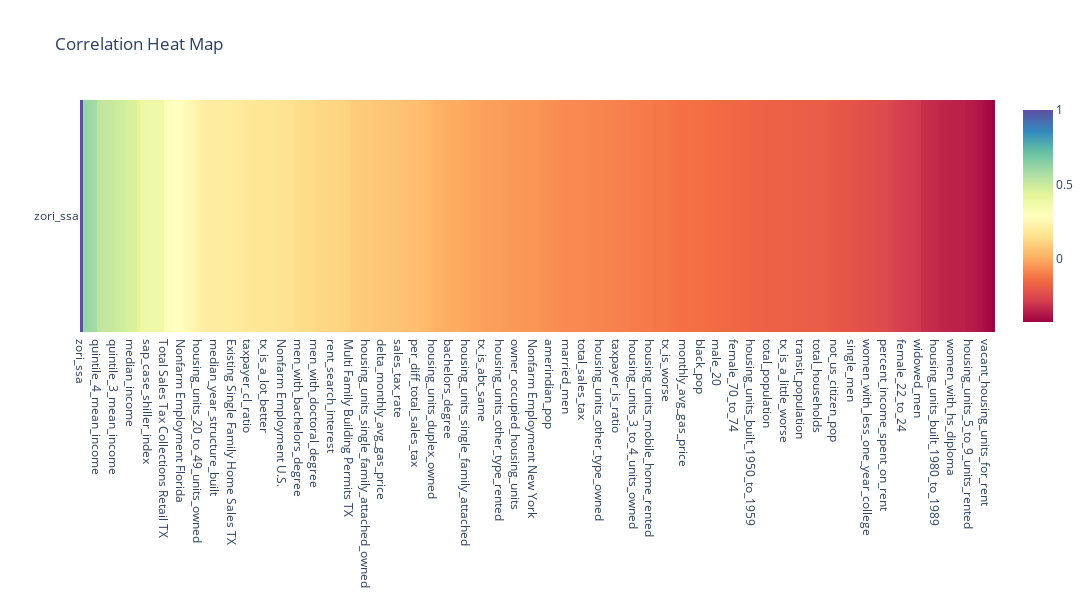

This figure's notebook cell:
### Code cell
corrs = merged.drop(['Time','zip_code'], axis = 1).corr()

px.imshow(corrs[['zori_ssa']].sort_values(by = 'zori_ssa',ascending = False).T
          ,aspect = 1,width = 2000,height = 600,color_continuous_scale = 'spectral',title = 'Correlation Heat Map')

### Figure 1 — Plotly figure (JSON) as saved in the notebook; plotly's stock layout.template omitted (floating-point values rounded to 4 significant figures; data arrays with more than 128 entries replaced by an {"elided": "..."} marker saying what was removed)
{"data": [{"coloraxis": "coloraxis", "hovertemplate": "x: %{x}<br>y: %{y}<br>color: %{z}<extra></extra>", "name": "0", "type": "heatmap", "x": {"elided": "273 str values"}, "xaxis": "x", "y": ["zori_ssa"], "yaxis": "y", "z": {"elided": "1x273 float values"}}], "layout": {"coloraxis": {"colorscale": [[0, "rgb(158,1,66)"], [0.1, "rgb(213,62,79)"], [0.2, "rgb(244,109,67)"], [0.3, "rgb(253,174,97)"], [0.4, "rgb(254,224,139)"], [0.5, "rgb(255,255,191)"], [0.6, "rgb(230,245,152)"], [0.7, "rgb(171,221,164)"], [0.8, "rgb(102,194,165)"], [0.9, "rgb(50,136,189)"], [1, "rgb(94,79,162)"]]}, "height": 600, "title": {"text": "Correlation Heat Map"}, "width": 2000, "xaxis": {"anchor": "y", "domain": [0, 1]}, "yaxis": {"anchor": "x", "autorange": "reversed", "domain": [0, 1]}}}
